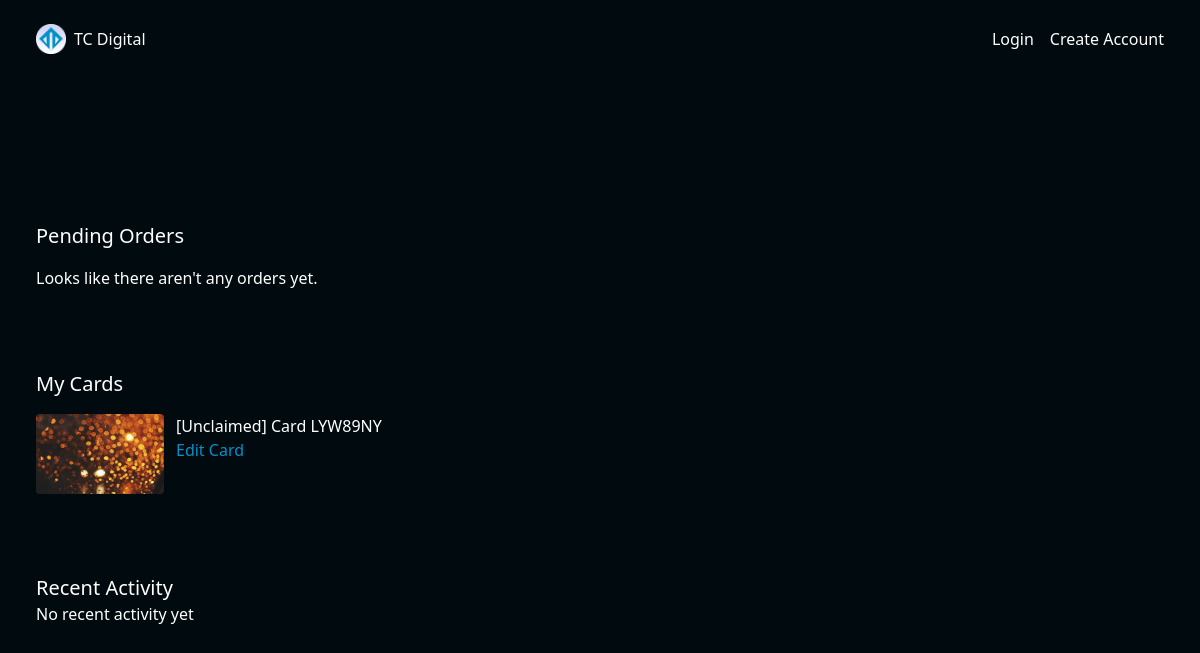
Before: /dashboard/ with the older database file.
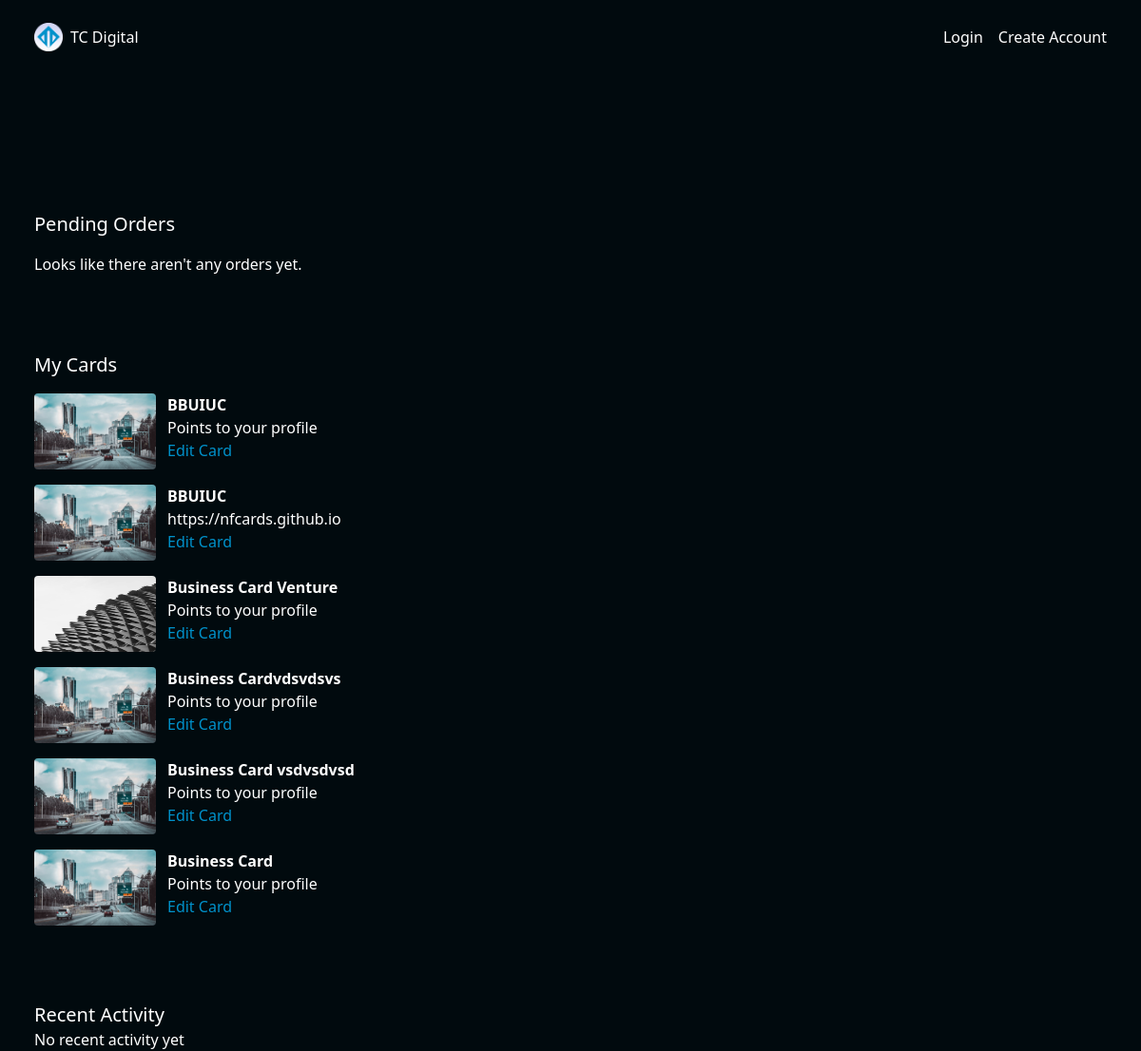
After: the same page with the newer database file.
### cardManager/models.py (models this page shows, shortened)
class Card(models.Model):
	card_id = models.AutoField(primary_key=True)
	token = models.CharField(max_length=7, default=gen_token, blank=False,null=False, unique=True)
	owner = models.ForeignKey(Owner, on_delete=models.PROTECT, related_name='cards',null=True, blank=True)
	alias = models.CharField(max_length=60, blank=True)
	show_profile = models.BooleanField(default=False)
	reroute_url = models.URLField(max_length=200, blank=True)
	design = models.ForeignKey(Design, on_delete=models.PROTECT, related_name='cards', null=False, blank=False)
	class Meta:
		constraints = [
			UniqueConstraint(fields=['owner','alias'], name='unique_card_alias')
		]
	def __str__(self):
		return f"Card {self.token}" if self.owner else f"[Unclaimed] Card {self.token}"
	def get_absolute_url(self):
		return reverse('card_view', kwargs={'card_token': self.token})
	def get_update_url(self):
		return reverse('card_update_view', kwargs={'card_token': self.token})

class Design(models.Model):
	design_id = models.AutoField(primary_key=True)
	name = models.CharField(blank=False, null=False, max_length=50)
	front_design = models.ImageField(upload_to='cardDesigns/', blank=True)

### cardManager/views.py (the view)
# urls.py: path('dashboard/', views.UserDashboard.as_view(), name='dashboard_view'),
class UserDashboard(ContextMixin, View):
	template_name = 'cardManager/dashboard.html'
	def get(self, request, **kwargs):
		context = self.get_context_data(**kwargs)
		return render(request, self.template_name, context)
	def get_context_data(self, **kwargs):
		context = super().get_context_data(**kwargs)
		owner_id = self.request.user.pk
		owner_cards = Card.objects.filter(owner_id=owner_id)
		owner_requested_cards = Request.objects.exclude(status="shipped").filter(owner_id=owner_id)
		recent_activities = Usage.objects.filter(card__owner=owner_id).order_by('-date_used')[0:5]
		context['user_cards'] = owner_cards
		context['recent_activities'] = recent_activities
		context['requested_cards'] = owner_requested_cards
		if self.request.user.is_authenticated:
			context['pending_orders'] = Request.objects.all()
		return context

### cardManager/templates/cardManager/dashboard.html (shortened to what this page needs)
{% extends 'cardManager/base.html'%}
{% block content %}
<div class="flex flex-col gap-4 mb-20">
	<h2 class="text-xl">Pending Orders</h2>
	{% for order in pending_orders %}
		<div class="flex flex-row gap-3">
			<img class="w-[8rem] h-[5rem] rounded-sm" src="
			{% if order.preset_design %}
				{{ order.preset_design.front_design.url }}
			{% elif order.custom_design %}
				{{ order.custom_design.url }}
			{% endif %}"/>
			<div>
				<p class="font-bold">{{ order.owner }}</p>
				<p class="text-darkgrey"> wants {% if order.card_qty == 1 %}a card{% else %} {{ order.card_qty }} cards {%endif%} </p>
				<a href="{{ order.get_absolute_url }}" class="text-(--color-main)">View Details</a>
			</div>
		</div>
		{% empty %}
		<p>Looks like there aren't any orders yet.</p>
	{% endfor %}
</div>
	<div class="flex flex-col gap-4 mb-20">
		<h2 class="text-xl">My Cards</h2>
	{% for card in user_cards %}
		<div class="flex flex-row gap-3">
			<a href="{{ card.get_absolute_url }}">
				<img class="w-[8rem] h-[5rem] rounded-sm" src="{{ card.design.front_design.url }}"/>
			</a>
			<div>
				{% if card.alias %}
					<p class="font-bold">{{ card.alias }}</p>
					{% else %}
					<p>{{ card }}</p>
				{% endif %}
				{% if card.show_profile %}
					<p class="text-darkgrey">Points to your profile</p>
				{% elif not card.show_profile and card.reroute_url %}
					<p class="text-darkgrey">{{ card.reroute_url }}</p>
				{% endif %}
				<a href="{{ card.get_update_url }}" class="text-(--color-main)">Edit Card</a>
			</div>
		</div>
		{% empty %}
		<p>Looks like there aren't any cards here.</p>
	{% endfor %}
	</div>
		<div class="activity flex flex-col">
			<h2 class="text-xl">Recent Activity</h2>
			{% for activity in recent_activities%}
			<div class="flex flex-row items-center gap-2">
				<div>
					<img src="{{ activity.card.design.front_design.url }}" class="w-[3rem] h-[1.7rem] rounded-sm">
				</div>
				<div class="flex flex-col mt-2">
					{% if activity.card.alias %}
					<p>{{ activity.card.alias }} was tapped</p>
					{% else %}
					<p>{{ activity.card }} was tapped</p>
				{% endif %}
					<p class="text-xs">{{ activity.date_used|date:"h:i a m/j/y" }} </p>
				</div>
			</div>
			{% empty %}
				<p>No recent activity yet</p>
			{% endfor %}
		</div>
{% endblock %}

### cardManager/templates/cardManager/base.html (shortened to what this page needs)
{% load static %}
{% now "U" as tz %}
<!DOCTYPE html>
<html lang="en">
<head>
	<link rel="stylesheet" href="https://cdn.jsdelivr.net/npm/@fortawesome/fontawesome-free@6.6.0/css/fontawesome.min.css">
	<link rel="stylesheet" href="{% static "css/base.css" %}?v={{ tz }}">
	<link rel="stylesheet" href="{% static "css/cards.css" %}?v={{ tz }}">
	<link rel="stylesheet" href="{% static "css/forms.css" %}?v={{ tz }}">
	<script src="https://cdn.jsdelivr.net/npm/@tailwindcss/browser@4"></script>
</head>
<body class="min-h-[100vh] bkg-gradient text-white">
	<nav class="w-[100vw] py-6 px-9 flex justify-between items-center">
		<div class="flex gap-2 items-center" name="icon-and-navbar-header">
			<img src="{% static 'imgs/logo.png' %}" alt="" class="w-[30px] h-[30px] rounded">
			{% if request.user.is_authenticated %}
				<a href="{% url 'dashboard_view' %}" class="text-white">
					<span>{{ request.user }}</span>
				</a>
			{% else %}
				<a href="{% url 'homepage_view' %}" class="text-white">
					<span>TC Digital</span>
				</a>
			{% endif %}
		</div>
		<div class="flex gap-4" name="navbar-links">
			{% if request.user.is_authenticated %}
	            {% if user.profile %}
	           		<a href="{{ user.profile.get_absolute_url }}">
	            		View my Profile
	            	</a>
	            	<a href="{{ user.profile.get_update_url }}">
	            		Edit Profile
	            	</a>
	            {% else %}
	            	<a href="{% url 'profile_create_view' %}">Create Profile</a>
	            {% endif %}
		        <a href="{% url 'dashboard_view' %}">Dashboard</a>
		        <a href="{% url 'stats_view' %}">Stats</a>
		        <a href="{% url 'api_daily_usage_view' %}">Api Json</a>
		        <a href="{% url 'daily_usage_graph_png_view' %}">Api Bar Graph</a>
	        {% else %}
	        	<a href="Login">Login</a>
	        	<a href="Login">Create Account</a>
	        {% endif %}
	    </div>
	</nav>
	<div class="w-full py-18 px-6">
	</div>
	<div class="@container px-9">
		{% block content %}
		{% endblock %}
	</div>
</body>
</html>

### static/css/base.css (style rules this page uses)
:root { --color-main:#0091CA; --color-main-dark:#010a0e; --color-secondary:; --color-secondary-dark:; --color-input-bkg:#081b2b66; --color-danger:red; --color-input-border:#1f719340; --color-contrast-container:#151c3057; --color-bkg:#010a0e; --color-bkg-transparent:#010a0ebb; }
.bkg-gradient { background:var(--color-bkg); }

Changed rows visible on the page:
removed Card: design.front_design (picture), owner+token "[Unclaimed] Card LYW89NY"
added Card: design.front_design (picture), alias "BBUIUC", show_profile "Points to your profile"
added Card: design.front_design (picture), alias "BBUIUC", reroute_url "https://nfcards.github.io"
added Card: design.front_design (picture), alias "Business Card Venture", show_profile "Points to your profile"
added Card: design.front_design (picture), alias "Business Cardvdsvdsvs", show_profile "Points to your profile"
added Card: design.front_design (picture), alias "Business Card vsdvsdvsd", show_profile "Points to your profile"
added Card: design.front_design (picture), alias "Business Card", show_profile "Points to your profile"
